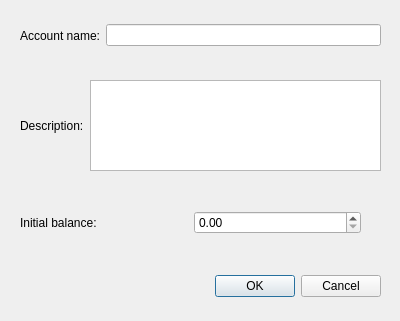
<?xml version="1.0" encoding="UTF-8"?>
<ui version="4.0">
 <class>accountForm</class>
 <widget class="QDialog" name="accountForm">
  <property name="windowModality">
   <enum>Qt::WindowModal</enum>
  </property>
  <property name="geometry">
   <rect>
    <x>0</x>
    <y>0</y>
    <width>400</width>
    <height>321</height>
   </rect>
  </property>
  <property name="focusPolicy">
   <enum>Qt::StrongFocus</enum>
  </property>
  <property name="windowTitle">
   <string>Add account</string>
  </property>
  <widget class="QDialogButtonBox" name="buttonBox">
   <property name="geometry">
    <rect>
     <x>40</x>
     <y>270</y>
     <width>341</width>
     <height>32</height>
    </rect>
   </property>
   <property name="orientation">
    <enum>Qt::Horizontal</enum>
   </property>
   <property name="standardButtons">
    <set>QDialogButtonBox::Cancel|QDialogButtonBox::Ok</set>
   </property>
  </widget>
  <widget class="QWidget" name="layoutWidget">
   <property name="geometry">
    <rect>
     <x>20</x>
     <y>210</y>
     <width>341</width>
     <height>26</height>
    </rect>
   </property>
   <layout class="QHBoxLayout" name="horizontalLayout_2">
    <item>
     <widget class="QLabel" name="balanceLabel">
      <property name="text">
       <string>Initial balance:</string>
      </property>
     </widget>
    </item>
    <item>
     <widget class="QDoubleSpinBox" name="balanceValue"/>
    </item>
   </layout>
  </widget>
  <widget class="QWidget" name="layoutWidget">
   <property name="geometry">
    <rect>
     <x>20</x>
     <y>20</y>
     <width>361</width>
     <height>31</height>
    </rect>
   </property>
   <layout class="QHBoxLayout" name="horizontalLayout">
    <item>
     <widget class="QLabel" name="accountNameLabel">
      <property name="text">
       <string>Account name:</string>
      </property>
     </widget>
    </item>
    <item>
     <widget class="QLineEdit" name="accountNameEdit">
      <property name="text">
       <string/>
      </property>
     </widget>
    </item>
   </layout>
  </widget>
  <widget class="QWidget" name="">
   <property name="geometry">
    <rect>
     <x>20</x>
     <y>80</y>
     <width>361</width>
     <height>91</height>
    </rect>
   </property>
   <layout class="QHBoxLayout" name="horizontalLayout_3">
    <item>
     <widget class="QLabel" name="label">
      <property name="text">
       <string>Description:</string>
      </property>
     </widget>
    </item>
    <item>
     <widget class="QPlainTextEdit" name="accountDescriptionEdit"/>
    </item>
   </layout>
  </widget>
  <zorder>layoutWidget</zorder>
  <zorder>layoutWidget</zorder>
  <zorder>buttonBox</zorder>
  <zorder>label</zorder>
  <zorder>accountDescriptionEdit</zorder>
 </widget>
 <resources/>
 <connections>
  <connection>
   <sender>buttonBox</sender>
   <signal>accepted()</signal>
   <receiver>accountForm</receiver>
   <slot>accept()</slot>
   <hints>
    <hint type="sourcelabel">
     <x>248</x>
     <y>254</y>
    </hint>
    <hint type="destinationlabel">
     <x>157</x>
     <y>274</y>
    </hint>
   </hints>
  </connection>
  <connection>
   <sender>buttonBox</sender>
   <signal>rejected()</signal>
   <receiver>accountForm</receiver>
   <slot>reject()</slot>
   <hints>
    <hint type="sourcelabel">
     <x>316</x>
     <y>260</y>
    </hint>
    <hint type="destinationlabel">
     <x>286</x>
     <y>274</y>
    </hint>
   </hints>
  </connection>
 </connections>
</ui>
